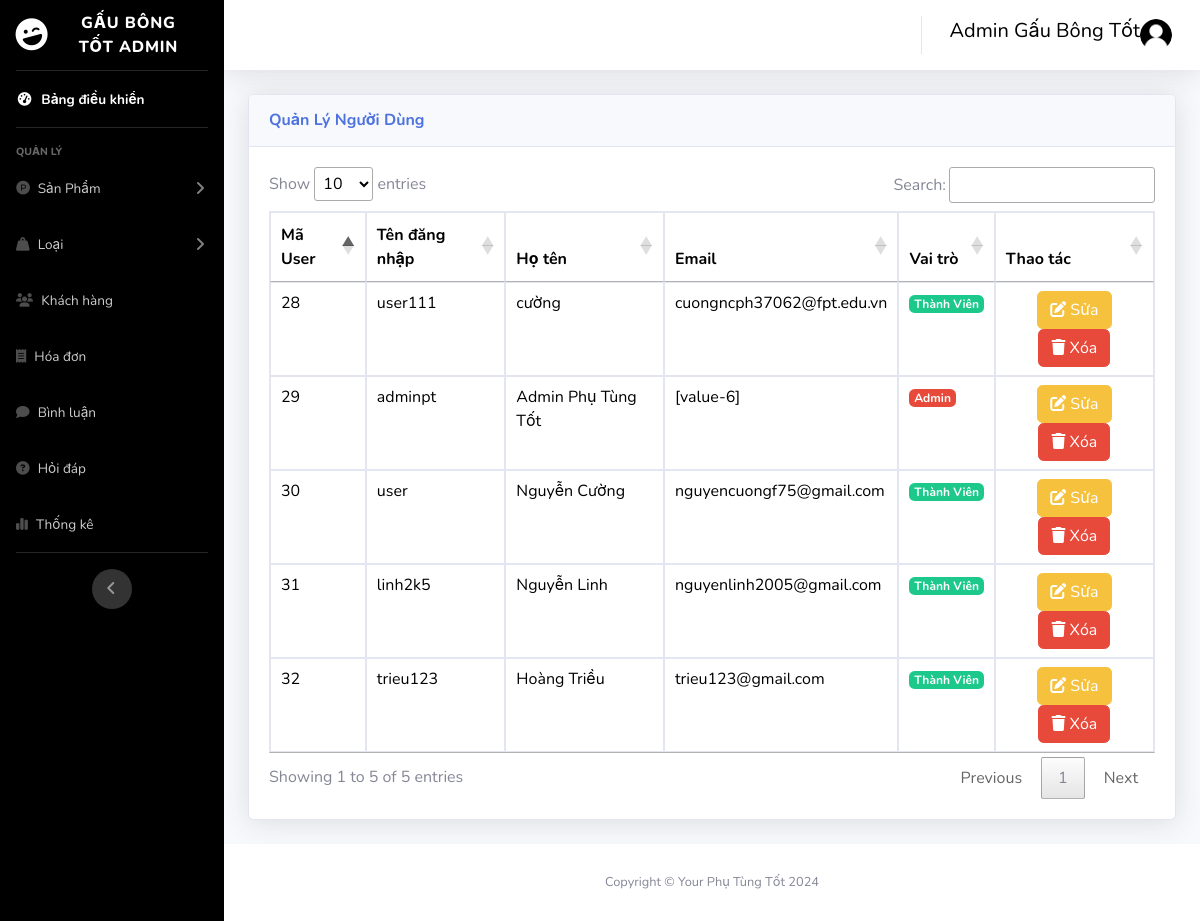
Screenshot of /admin/index.php?act=list_user (signed in) with the database file from the repository.
### tables this page shows
CREATE TABLE `user` (
  `id_user` int(11) NOT NULL,
  `user_name` varchar(50) NOT NULL,
  `password` varchar(50) NOT NULL,
  `full_name` varchar(255) NOT NULL,
  `sex` tinyint(4) NOT NULL DEFAULT 0,
  `email_user` varchar(255) NOT NULL,
  `address` varchar(255) NOT NULL,
  `phone_user` varchar(25) NOT NULL,
  `img_user` varchar(255) NOT NULL,
  `register_date` date DEFAULT NULL,
  `last_login` date DEFAULT NULL,
  `role` tinyint(1) NOT NULL DEFAULT 0
);

### admin/controller/controller.php (called while the page is built)
<?php
function render($path, $data = [])
{
    extract($data);
    $view = "view/" . $path . ".php";
    include_once $view;
}

### admin/model/pdo.php (called while the page is built, shortened)
<?php
function pdo_get_connection(){
    $dburl = "mysql:host=127.0.0.1;dbname=virtualphone;charset=utf8";
    $username = 'root';
    $password = '';
    $conn = new PDO($dburl, $username, $password);
    $conn->setAttribute(PDO::ATTR_ERRMODE, PDO::ERRMODE_EXCEPTION);
    return $conn;
}
function pdo_query($sql){
    $sql_args = array_slice(func_get_args(), 1);
    try{
        $conn = pdo_get_connection();
        $stmt = $conn->prepare($sql);
        $stmt->execute($sql_args);
        $rows = $stmt->fetchAll();
        return $rows;
    }
    catch(PDOException $e){
        throw $e;
    }
    finally{
        unset($conn);
    }
}

### admin/model/nguoidung.php (called while the page is built, shortened)
<?php
function loadall_user()
{
    $sql = "SELECT * FROM user ORDER BY id_user DESC";
    $listuser = pdo_query($sql);
    return $listuser;
}

### admin/view/list_user.php (the view, shortened to what this page needs)
<?php include_once "header.php" ?>
<body id="page-top">
    <div id="wrapper">
        <?php include_once "nav.php" ?>
        <div class="container-fluid">
            <div class="card shadow mb-4">
                <div class="card-header py-3">
                    <h6 class="m-0 font-weight-bold text-primary">Quản Lý Người Dùng</h6>
                </div>
                <div class="card-body">
                    <div class="table-responsive">
                        <table class="table table-bordered" id="dataTable" width="100%" cellspacing="0">
                            <thead>
                                <tr>
                                    <th>Mã User</th>
                                    <th>Tên đăng nhập</th>
                                    <th>Họ tên</th>
                                    <th>Email</th>
                                    <th>Vai trò</th>
                                    <th>Thao tác</th>
                                </tr>
                            </thead>
                            <tbody>
                                <?php foreach ($listuser as $user) : ?>
                                    <tr>
                                        <td><?= $user['id_user'] ?></td>
                                        <td><?= $user['user_name'] ?></td>
                                        <td><?= $user['full_name'] ?></td>
                                        <td><?= $user['email_user'] ?></td>
                                        <td><?php if ($user['role'] == 1) {
                                                echo "<span class='badge badge-danger'>Admin</span>";
                                            } else {
                                                echo "<span class='badge badge-success'>Thành Viên</span>
                                            ";
                                            } ?></td>
                                        <td class="text-center">
                                            <a href="./index.php?act=edit_user&id_user=<?= $user['id_user'] ?>" class="btn btn-warning"><i class="fa-solid fa-pen-to-square"></i> Sửa</a>
                                            <a href="./index.php?act=delete_usser&id_user=<?= $user['id_user'] ?>" class="btn btn-danger" onclick="return confirm('Bạn có chắc chắn muốn xóa không?')"><i class="fa-solid fa-trash"></i> Xóa</a>
                                        </td>
                                    </tr>
                                <?php endforeach ?>
                            </tbody>
                        </table>
                    </div>
                </div>
            </div>
        </div>
    </div>
    <?php include_once "footer.php" ?>

### rows the page displays
user: id_user "32", user_name "trieu123", full_name "Hoàng Triều", email_user "trieu123@gmail.com", role "Thành Viên"
user: id_user "31", user_name "linh2k5", full_name "Nguyễn Linh", email_user "nguyenlinh2005@gmail.com", role "Thành Viên"
user: id_user "30", user_name "user", full_name "Nguyễn Cường", email_user "nguyencuongf75@gmail.com", role "Thành Viên"
user: id_user "29", user_name "adminpt", full_name "Admin Phụ Tùng Tốt", email_user "[value-6]", role "Admin"
user: id_user "28", user_name "user111", full_name "cường", email_user "cuongncph37062@fpt.edu.vn", role "Thành Viên"
